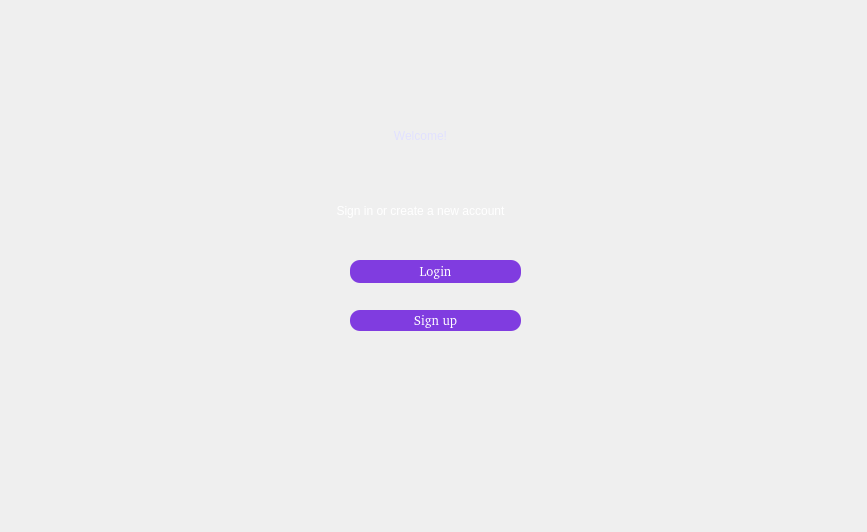
<?xml version="1.0" encoding="UTF-8"?>
<ui version="4.0">
 <class>Dialog</class>
 <widget class="QDialog" name="Dialog">
  <property name="geometry">
   <rect>
    <x>0</x>
    <y>0</y>
    <width>867</width>
    <height>532</height>
   </rect>
  </property>
  <property name="windowTitle">
   <string>Dialog</string>
  </property>
  <widget class="QWidget" name="bgwidget" native="true">
   <property name="geometry">
    <rect>
     <x>0</x>
     <y>0</y>
     <width>881</width>
     <height>531</height>
    </rect>
   </property>
   <property name="styleSheet">
    <string notr="true">QWidget#bgwidget{
background-color: qlineargradient(spread:pad, x1:0.0795455, y1:0.079, x2:0.96, 
y2:0.982955, stop:0 rgba(128, 60, 224, 255), stop:1 rgba(255, 255, 255, 255));}</string>
   </property>
   <widget class="QLabel" name="welcome">
    <property name="geometry">
     <rect>
      <x>170</x>
      <y>60</y>
      <width>501</width>
      <height>151</height>
     </rect>
    </property>
    <property name="styleSheet">
     <string notr="true">font: 28pt &quot;Comic Sans MS&quot;; color: rgb(225, 225, 255)</string>
    </property>
    <property name="text">
     <string>Welcome!</string>
    </property>
    <property name="alignment">
     <set>Qt::AlignCenter</set>
    </property>
   </widget>
   <widget class="QLabel" name="signinorlogin">
    <property name="geometry">
     <rect>
      <x>150</x>
      <y>190</y>
      <width>541</width>
      <height>41</height>
     </rect>
    </property>
    <property name="styleSheet">
     <string notr="true">font: 10pt &quot;MS Shell Dig 2&quot;;color: rgb(255, 255, 255)</string>
    </property>
    <property name="text">
     <string>Sign in or create a new account</string>
    </property>
    <property name="alignment">
     <set>Qt::AlignCenter</set>
    </property>
   </widget>
   <widget class="QPushButton" name="btn_login_welcome">
    <property name="geometry">
     <rect>
      <x>350</x>
      <y>260</y>
      <width>171</width>
      <height>23</height>
     </rect>
    </property>
    <property name="styleSheet">
     <string notr="true">QPushButton {
	
	background-color: rgb(128, 60, 224);
	border-radius:10px;
	font: 10pt, Arial;
	color: white;

}

QPushButton:hover{
	
	background-color: rgb(193, 81, 241);

}</string>
    </property>
    <property name="text">
     <string>Login</string>
    </property>
   </widget>
   <widget class="QPushButton" name="btn_signup_welcome">
    <property name="geometry">
     <rect>
      <x>350</x>
      <y>310</y>
      <width>171</width>
      <height>21</height>
     </rect>
    </property>
    <property name="styleSheet">
     <string notr="true">QPushButton {
	
	background-color: rgb(128, 60, 224);
	border-radius:10px;
	font: 10pt, Arial;
	color: white;

}

QPushButton:hover{
	
	background-color: rgb(193, 81, 241);

}</string>
    </property>
    <property name="text">
     <string>Sign up</string>
    </property>
   </widget>
  </widget>
 </widget>
 <resources/>
 <connections/>
</ui>
